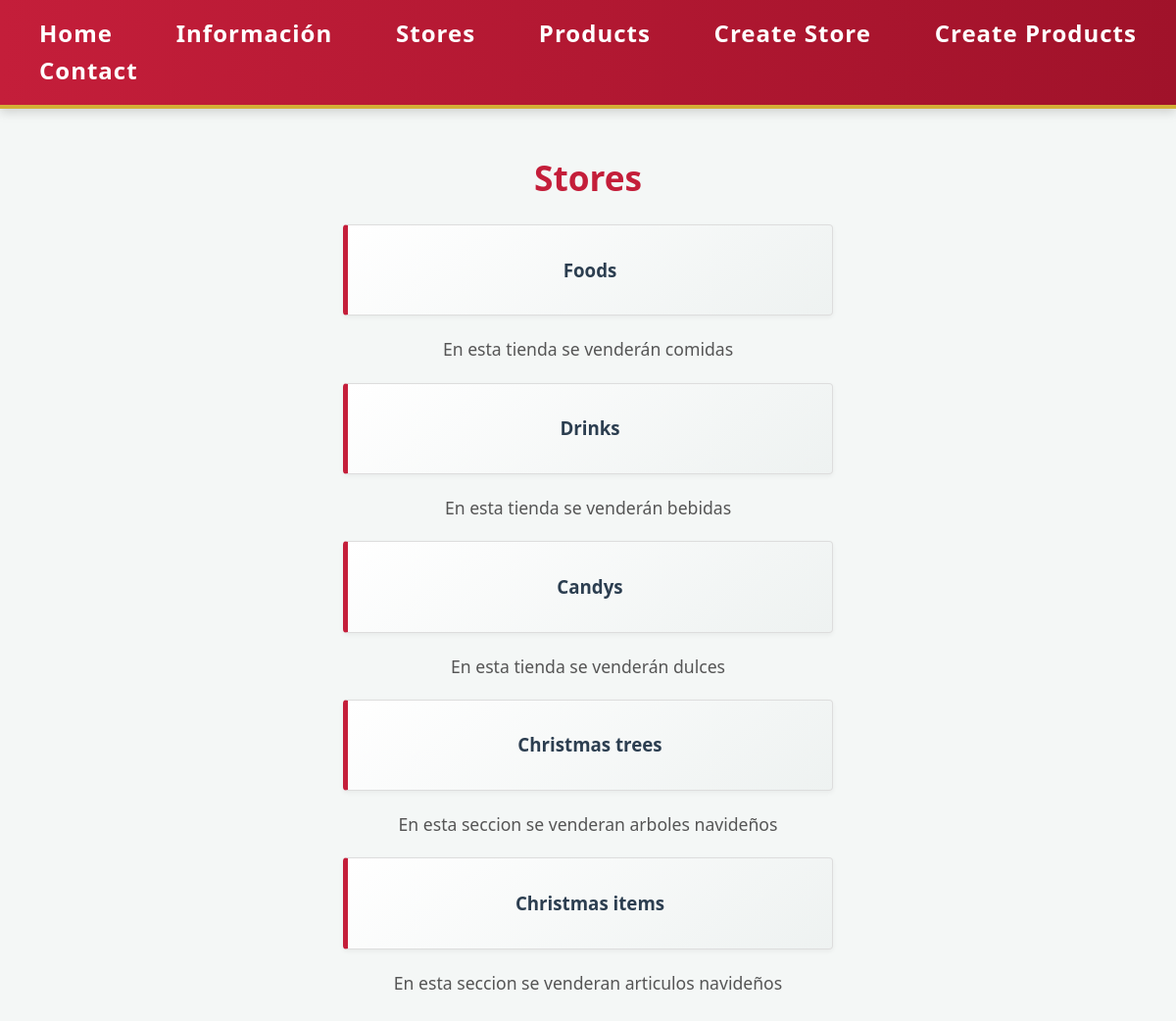
The page /stores/ on the database its author committed.
### app1/models.py (models this page shows, shortened)
class Store(models.Model):
    name = models.CharField(max_length=100)
    description = models.TextField()

### app1/views.py (the view)
# urls.py: path("stores/", views.stores_view, name='stores'),
def stores_view(request):
    s = Store.objects.all()
    return render(request, "stores.html", {
        "stores": s
    })

### app1/templates/stores.html (shortened to what this page needs)
{% extends 'extras/navegacion.html' %}
{% block pag %}
<h1>Stores</h1>
    {% for store in stores %}
<article class="select">
    <a href="{% url 'details' store.id %}">
        <h3>{{ store.name }}</h3>
    </a>
</article>
        <p>{{ store.description }}</p>
    {% endfor %}
{% endblock %}

### app1/static/css/base.css (style rules this page uses)
:root { --color-fondo: #f4f7f6; --color-rojo-navidad: #c41e3a; --color-verde-pino: #1b4d3e; --color-dorado: #d4af37; --color-texto: #2c3e50; --color-blanco-puro: #ffffff; }
* { box-sizing: border-box; }
body { margin: 0; background: var(--color-fondo); color: var(--color-texto); font-family: "Segoe UI", Tahoma, sans-serif; line-height: 1.6; }
.select { background: linear-gradient(145deg, var(--color-blanco-puro), #eef2f1); border: 1px solid #dddddd; border-left: 5px solid var(--color-rojo-navidad); padding: 12px 0; max-width: 500px; margin: 20px auto; border-radius: 4px; box-shadow: 0 2px 5px rgba(0,0,0,0.05); }
.select a { color: var(--color-texto); text-decoration: none; font-weight: 600; transition: color 0.2s; }
h1 { color: var(--color-rojo-navidad); font-size: 2.2rem; font-weight: 700; margin: 32px 0 20px; }
p { max-width: 800px; margin: 20px auto; font-size: 1.1rem; color: #555555; }

### rows shown on the page
Store: name "Foods", description "En esta tienda se venderán comidas"
Store: name "Drinks", description "En esta tienda se venderán bebidas"
Store: name "Candys", description "En esta tienda se venderán dulces"
Store: name "Christmas trees", description "En esta seccion se venderan arboles navideños"
Store: name "Christmas items", description "En esta seccion se venderan articulos navideños"
